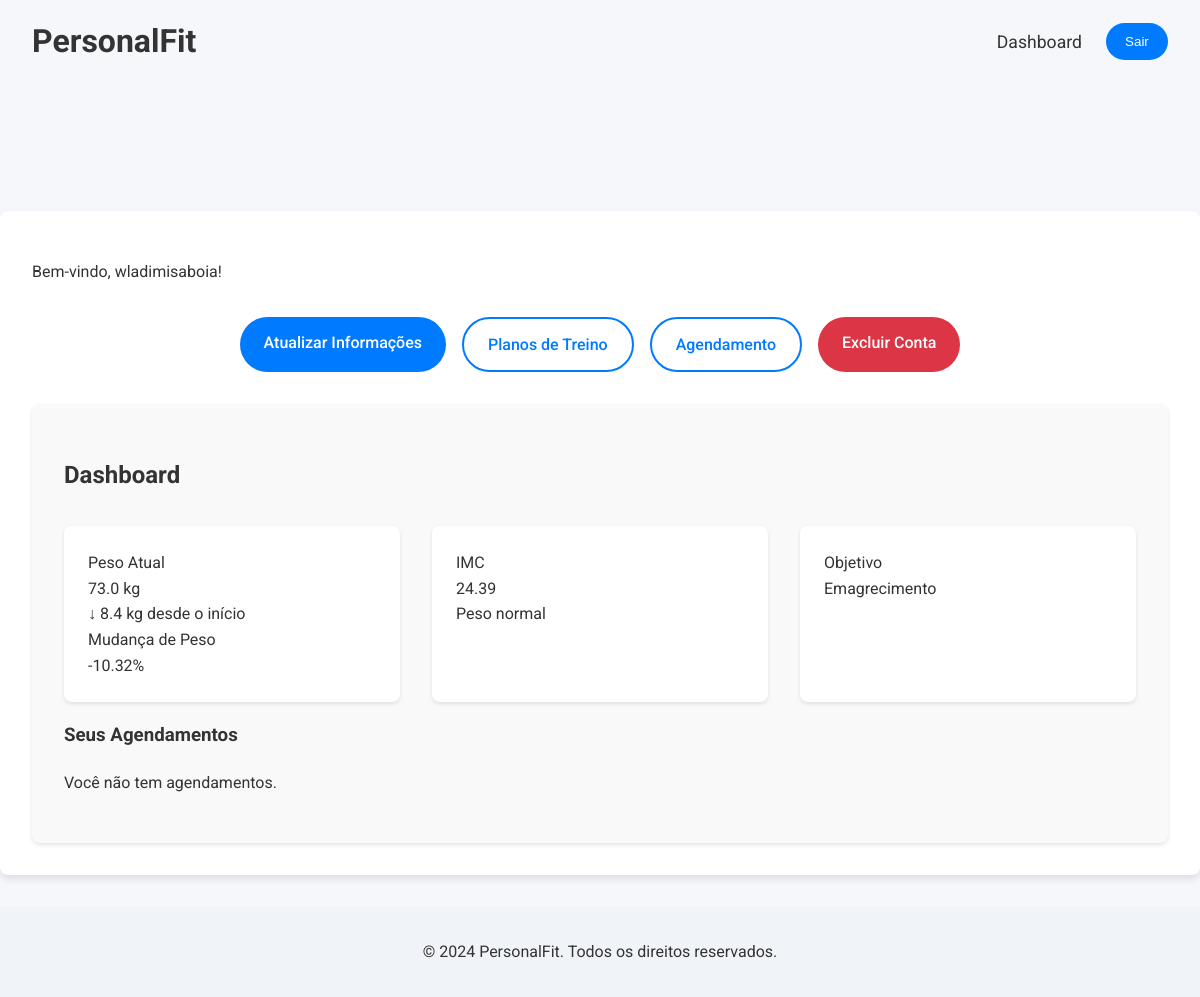
The app's page /student-dashboard/ (signed in), older data.
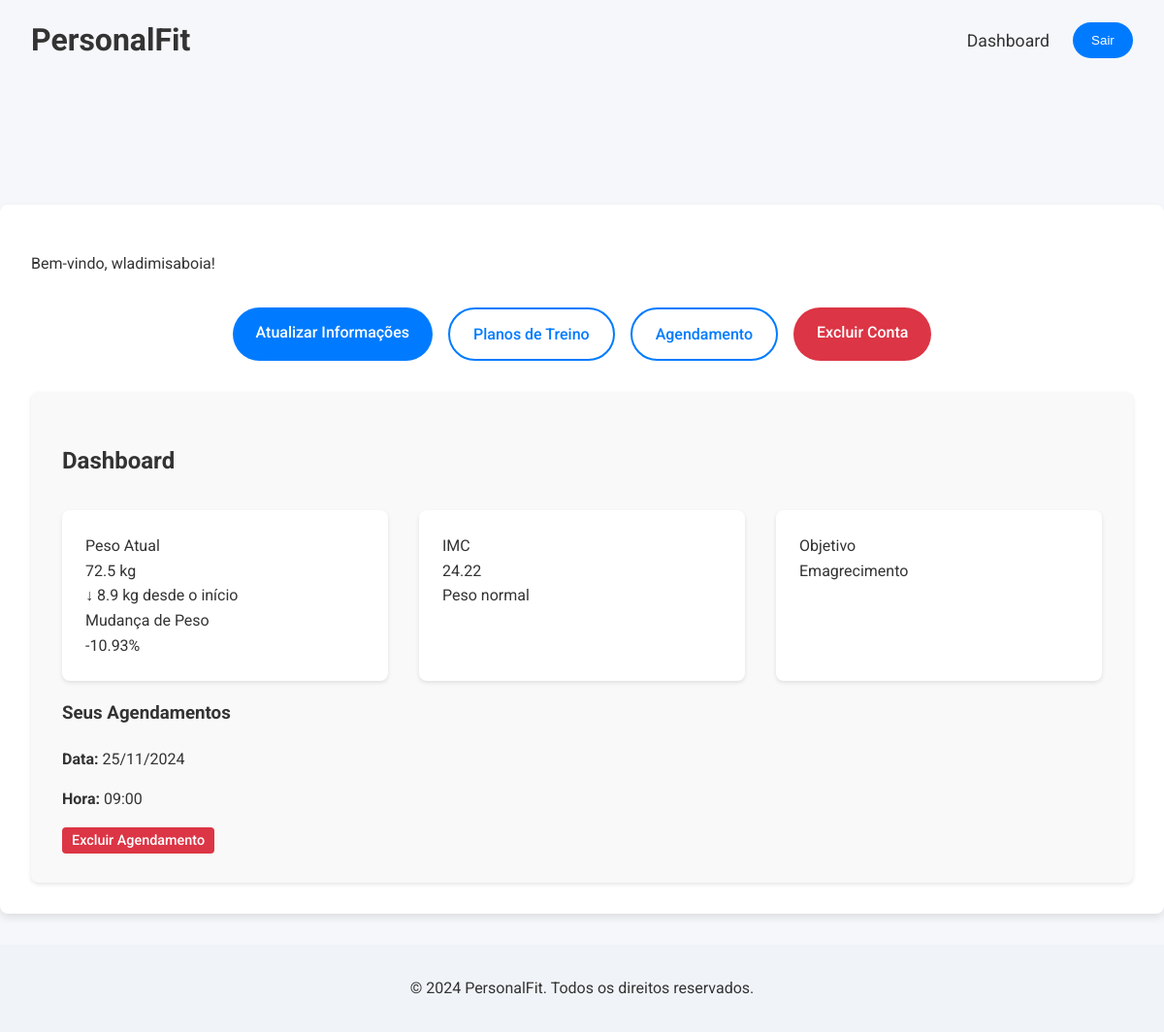
The same page, newer data.
### pe_evaluation/models.py (models this page shows, shortened)
class WeightHistory(models.Model):
    student = models.ForeignKey(Student, on_delete=models.CASCADE, related_name='weight_history')
    weight = models.FloatField()
    date_recorded = models.DateTimeField(auto_now_add=True)

class Appointment(models.Model):
    student = models.ForeignKey(Student, on_delete=models.CASCADE, related_name='appointments')
    date = models.DateField()
    time = models.TimeField()
    created_at = models.DateTimeField(auto_now_add=True)

### pe_evaluation/views.py (the view)
# urls.py: path('student-dashboard/', views.student_dashboard, name='student_dashboard'),
@login_required
def student_dashboard(request):
    student = request.user.student
    weight_history = student.weight_history.order_by('date_recorded')
    if weight_history.exists():
        initial_weight = weight_history.first().weight
        current_weight = weight_history.last().weight
        weight_change = current_weight - initial_weight
        percentage_change = (weight_change / initial_weight) * 100
        weight_trend = f"{'↑' if weight_change > 0 else '↓'} {abs(weight_change):.1f} kg desde o início"
    else:
        initial_weight = current_weight = percentage_change = weight_trend = None
    height = student.height
    if height and current_weight:
        bmi = current_weight / (height ** 2)
        if bmi < 18.5:
            bmi_category = "Abaixo do peso"
        elif 18.5 <= bmi < 24.9:
            bmi_category = "Peso normal"
        elif 25 <= bmi < 29.9:
            bmi_category = "Sobrepeso"
        else:
            bmi_category = "Obesidade"
    else:
        bmi = bmi_category = None
    context = {
        'student': student,
        'current_weight': current_weight,
        'initial_weight': initial_weight,
        'percentage_change': percentage_change,
        'weight_trend': weight_trend,
        'bmi': bmi,
        'bmi_category': bmi_category,
    }
    return render(request, 'student_dashboard.html', context)

### pe_evaluation/templates/student_dashboard.html (shortened to what this page needs)
{% extends 'base.html' %}
{% load static %}
{% block content %}
<div class="container">
    <div class="header">
        <p>Bem-vindo, {{ student.user.username }}!</p>
    </div>
    <div class="dashboard-menu">
        <a href="{% url 'student_update' %}" class="btn">Atualizar Informações</a>
        <a href="{% url 'student_training_plans' %}" class="btn-outline">Planos de Treino</a>
        <a href="{% url 'schedule_appointment' %}" class="btn-outline">Agendamento</a>
        <a href="{% url 'delete_account' %}" class="btn btn-danger">Excluir Conta</a>
    </div>
    <div class="dashboard-content">
        <h2>Dashboard</h2>
        <div class="metrics-grid">
            <div class="metric-card">
                <div class="metric-title">Peso Atual</div>
                <div class="metric-value">{{ current_weight }} kg</div>
                <div class="metric-trend">{{ weight_trend }}</div>
                <div class="metric-title">Mudança de Peso</div>
                <div class="metric-value">{{ percentage_change|floatformat:2 }}%</div>
            </div>
            <div class="metric-card">
                <div class="metric-title">IMC</div>
                <div class="metric-value">{{ bmi|floatformat:2 }}</div>
                <div class="metric-trend">{{ bmi_category }}</div>
            </div>
            <div class="metric-card">
                <div class="metric-title">Objetivo</div>
                <div class="metric-value">{{ student.goal }}</div>
            </div>
        </div>
        <h3>Seus Agendamentos</h3>
        <div class="appointments-list">
            {% for appointment in student.appointments.all %}
                <div class="appointment-item">
                    <p><strong>Data:</strong> {{ appointment.date|date:"d/m/Y" }}</p>
                    <p><strong>Hora:</strong> {{ appointment.time|time:"H:i" }}</p>
                    <a href="{% url 'delete_appointment' appointment.id %}" class="btn btn-small btn-danger">Excluir Agendamento</a>
                </div>
            {% empty %}
                <p>Você não tem agendamentos.</p>
            {% endfor %}
        </div>
    </div>
</div>
{% endblock %}

Row changes from the older to the newer data that the page shows:
no longer on this page (row unchanged): WeightHistory: weight "73.0"
added WeightHistory: weight "72.5"
now on this page (row edited): Appointment: date "25/11/2024", time "09:00"
Text that changed along with them:
{{ weight_trend }}: "↓ 8.4 kg desde o início" → "↓ 8.9 kg desde o início"
{{ percentage_change|floatformat:2 }}: "-10.32" → "-10.93"
{{ bmi|floatformat:2 }}: "24.39" → "24.22"
text no longer shown: "Você não tem agendamentos."
